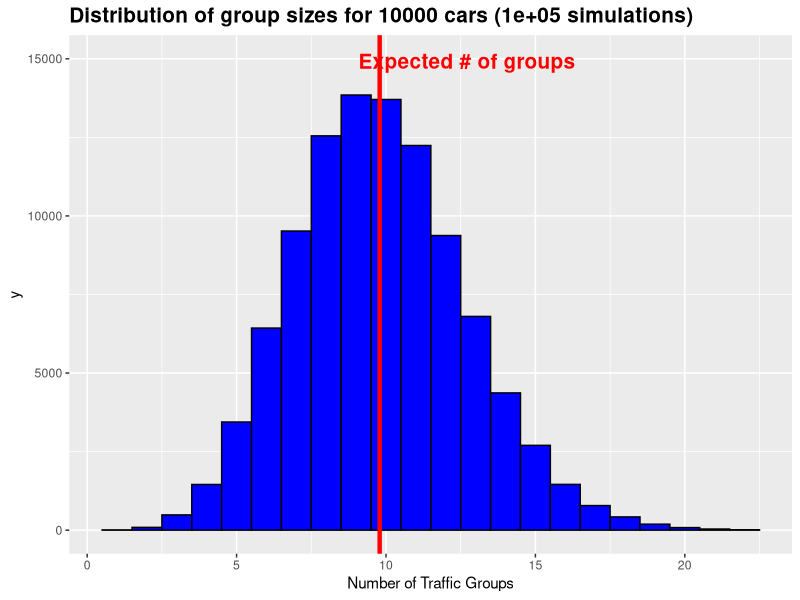
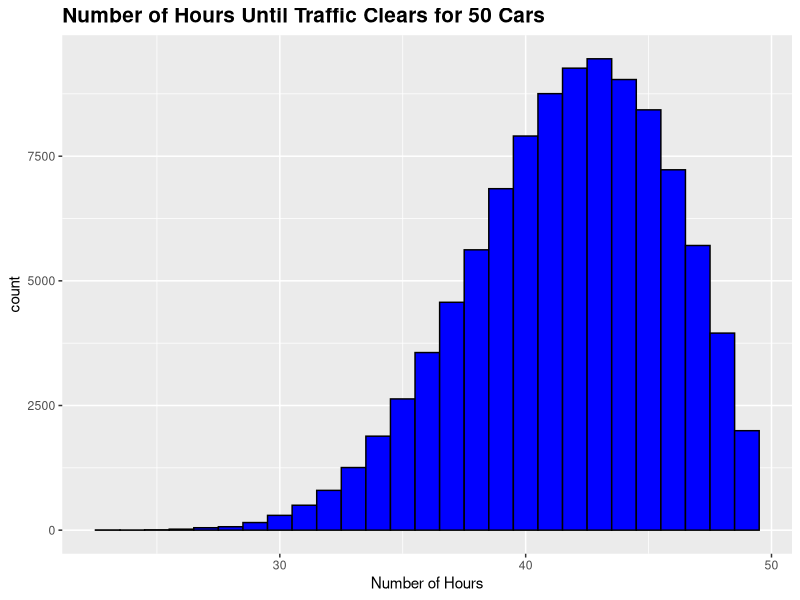

Here is the R script that generated these plots, in order:
## ---- chunk 1
library(ggplot2)
library(grid)
## ---- chunk 2
numberOfGroupedVehicles <- function(vehicles, counter){
  if(length(vehicles)==0)
    return(counter)
  numberOfGroupedVehicles(vehicles[-1:-which.min(vehicles)], counter+1)  
}
## ---- chunk 3
expectedGroups <- function(n) sum(1/(1:n))
## ---- chunk 4
numVehicles <- 10000
numSimulations <- 100000
groupSizes <- replicate(numSimulations,numberOfGroupedVehicles(sample(numVehicles), 0))
meanGroups <- mean(groupSizes)
meanGroups
numExpectedGroups <- expectedGroups(numVehicles)
numExpectedGroups
## ---- chunk 5
my_grob = grobTree(textGrob("Expected # of groups", x=0.4,  y=.95, hjust=0, gp=gpar(col="red", fontsize=15, fontface="bold")))
ggplot(data.frame(groupSizes=groupSizes), aes(groupSizes, col="blue")) + geom_histogram(color="black",binwidth=1,fill=I("blue")) + 
        ggtitle(paste0("Distribution of group sizes for ",numVehicles, " cars (",numSimulations," simulations)")) + 
        theme(plot.title = element_text(size=15, face="bold")) +
        xlab("Number of Traffic Groups") + geom_vline(xintercept = numExpectedGroups, color="red",size = 1.5) +
        annotation_custom(my_grob) +
        expand_limits(y = c(0, 15000))

## ---- chunk 6
moveSlowest <-  function(orderVehicles){
  if(length(orderVehicles)==0){
    return(orderVehicles)
  }
  minIndex <- which.min(orderVehicles)
  orderVehiclesRear <- c(orderVehicles[minIndex],head(orderVehicles, minIndex-1))
  c(orderVehiclesRear, moveSlowest(tail(orderVehicles,length(orderVehicles)-minIndex)))
}
## ---- chunk 7
numVehicles <- 50
hours <- replicate(100000,  max(sample(numVehicles)-(1:numVehicles)))
ggplot(data.frame(hours=hours), aes(hours, col="blue")) + geom_histogram(color="black",binwidth=1,fill=I("blue")) + 
        ggtitle(paste0("Number of Hours Until Traffic Clears for ", numVehicles, " Cars")) + 
        theme(plot.title = element_text(size=15, face="bold")) +
        xlab("Number of Hours")

mean(hours)
